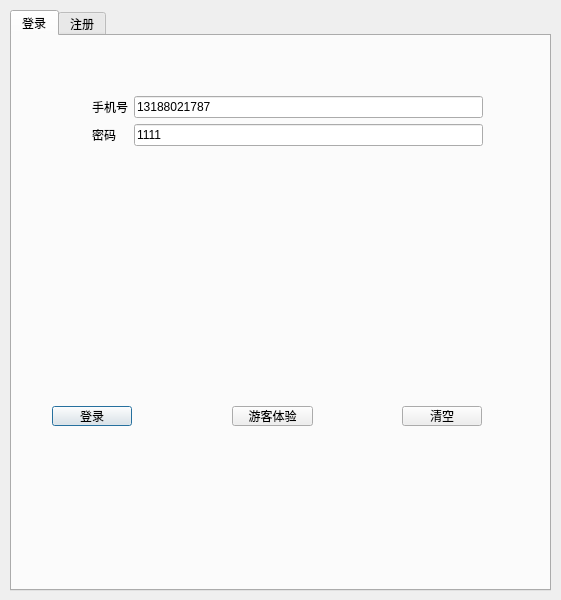
<?xml version="1.0" encoding="UTF-8"?>
<ui version="4.0">
 <class>LoginDialog</class>
 <widget class="QDialog" name="LoginDialog">
  <property name="geometry">
   <rect>
    <x>0</x>
    <y>0</y>
    <width>561</width>
    <height>600</height>
   </rect>
  </property>
  <property name="windowTitle">
   <string>LoginDialog</string>
  </property>
  <widget class="QTabWidget" name="tabWidget">
   <property name="geometry">
    <rect>
     <x>10</x>
     <y>10</y>
     <width>541</width>
     <height>581</height>
    </rect>
   </property>
   <property name="currentIndex">
    <number>0</number>
   </property>
   <widget class="QWidget" name="login">
    <attribute name="title">
     <string>登录</string>
    </attribute>
    <widget class="QPushButton" name="pb_Login">
     <property name="geometry">
      <rect>
       <x>40</x>
       <y>370</y>
       <width>80</width>
       <height>20</height>
      </rect>
     </property>
     <property name="text">
      <string>登录</string>
     </property>
    </widget>
    <widget class="QPushButton" name="pb_login_clear">
     <property name="geometry">
      <rect>
       <x>390</x>
       <y>370</y>
       <width>80</width>
       <height>20</height>
      </rect>
     </property>
     <property name="text">
      <string>清空</string>
     </property>
    </widget>
    <widget class="QWidget" name="layoutWidget">
     <property name="geometry">
      <rect>
       <x>80</x>
       <y>60</y>
       <width>391</width>
       <height>61</height>
      </rect>
     </property>
     <layout class="QFormLayout" name="formLayout">
      <item row="0" column="0">
       <widget class="QLabel" name="label">
        <property name="text">
         <string>手机号</string>
        </property>
       </widget>
      </item>
      <item row="1" column="0">
       <widget class="QLabel" name="label_2">
        <property name="text">
         <string>密码</string>
        </property>
       </widget>
      </item>
      <item row="0" column="1">
       <widget class="QLineEdit" name="lineEdit_3">
        <property name="text">
         <string>13188021787</string>
        </property>
       </widget>
      </item>
      <item row="1" column="1">
       <widget class="QLineEdit" name="lineEdit">
        <property name="text">
         <string>1111</string>
        </property>
       </widget>
      </item>
     </layout>
    </widget>
    <widget class="QPushButton" name="pushButton_5">
     <property name="geometry">
      <rect>
       <x>220</x>
       <y>370</y>
       <width>81</width>
       <height>20</height>
      </rect>
     </property>
     <property name="text">
      <string>游客体验</string>
     </property>
    </widget>
   </widget>
   <widget class="QWidget" name="tab_2">
    <attribute name="title">
     <string>注册</string>
    </attribute>
    <widget class="QLabel" name="label_3">
     <property name="geometry">
      <rect>
       <x>9</x>
       <y>9</y>
       <width>36</width>
       <height>16</height>
      </rect>
     </property>
     <property name="text">
      <string>手机号</string>
     </property>
    </widget>
    <widget class="QLineEdit" name="lineEdit_2">
     <property name="geometry">
      <rect>
       <x>95</x>
       <y>9</y>
       <width>108</width>
       <height>22</height>
      </rect>
     </property>
     <property name="text">
      <string>13188021787</string>
     </property>
    </widget>
    <widget class="QLabel" name="label_4">
     <property name="geometry">
      <rect>
       <x>9</x>
       <y>37</y>
       <width>24</width>
       <height>16</height>
      </rect>
     </property>
     <property name="text">
      <string>密码</string>
     </property>
    </widget>
    <widget class="QLabel" name="label_5">
     <property name="geometry">
      <rect>
       <x>9</x>
       <y>65</y>
       <width>24</width>
       <height>16</height>
      </rect>
     </property>
     <property name="text">
      <string>身高</string>
     </property>
    </widget>
    <widget class="QLabel" name="label_6">
     <property name="geometry">
      <rect>
       <x>9</x>
       <y>93</y>
       <width>24</width>
       <height>16</height>
      </rect>
     </property>
     <property name="text">
      <string>体重</string>
     </property>
    </widget>
    <widget class="QLabel" name="label_7">
     <property name="geometry">
      <rect>
       <x>9</x>
       <y>121</y>
       <width>24</width>
       <height>16</height>
      </rect>
     </property>
     <property name="text">
      <string>性别</string>
     </property>
    </widget>
    <widget class="QLabel" name="label_8">
     <property name="geometry">
      <rect>
       <x>9</x>
       <y>149</y>
       <width>24</width>
       <height>16</height>
      </rect>
     </property>
     <property name="text">
      <string>年龄</string>
     </property>
    </widget>
    <widget class="QLineEdit" name="lineEdit_4">
     <property name="geometry">
      <rect>
       <x>95</x>
       <y>37</y>
       <width>108</width>
       <height>22</height>
      </rect>
     </property>
     <property name="text">
      <string>1111</string>
     </property>
    </widget>
    <widget class="QLineEdit" name="lineEdit_5">
     <property name="geometry">
      <rect>
       <x>95</x>
       <y>65</y>
       <width>108</width>
       <height>22</height>
      </rect>
     </property>
     <property name="text">
      <string>172</string>
     </property>
    </widget>
    <widget class="QLineEdit" name="lineEdit_6">
     <property name="geometry">
      <rect>
       <x>95</x>
       <y>93</y>
       <width>108</width>
       <height>22</height>
      </rect>
     </property>
     <property name="text">
      <string>110</string>
     </property>
    </widget>
    <widget class="QLineEdit" name="lineEdit_7">
     <property name="geometry">
      <rect>
       <x>95</x>
       <y>121</y>
       <width>108</width>
       <height>22</height>
      </rect>
     </property>
     <property name="text">
      <string>女</string>
     </property>
    </widget>
    <widget class="QLineEdit" name="lineEdit_8">
     <property name="geometry">
      <rect>
       <x>95</x>
       <y>149</y>
       <width>108</width>
       <height>22</height>
      </rect>
     </property>
     <property name="text">
      <string>20</string>
     </property>
    </widget>
    <widget class="QPushButton" name="pushButton_3">
     <property name="geometry">
      <rect>
       <x>60</x>
       <y>320</y>
       <width>80</width>
       <height>20</height>
      </rect>
     </property>
     <property name="text">
      <string>注册</string>
     </property>
    </widget>
    <widget class="QPushButton" name="pushButton_4">
     <property name="geometry">
      <rect>
       <x>280</x>
       <y>320</y>
       <width>80</width>
       <height>20</height>
      </rect>
     </property>
     <property name="text">
      <string>清空</string>
     </property>
    </widget>
   </widget>
  </widget>
 </widget>
 <resources/>
 <connections/>
</ui>
